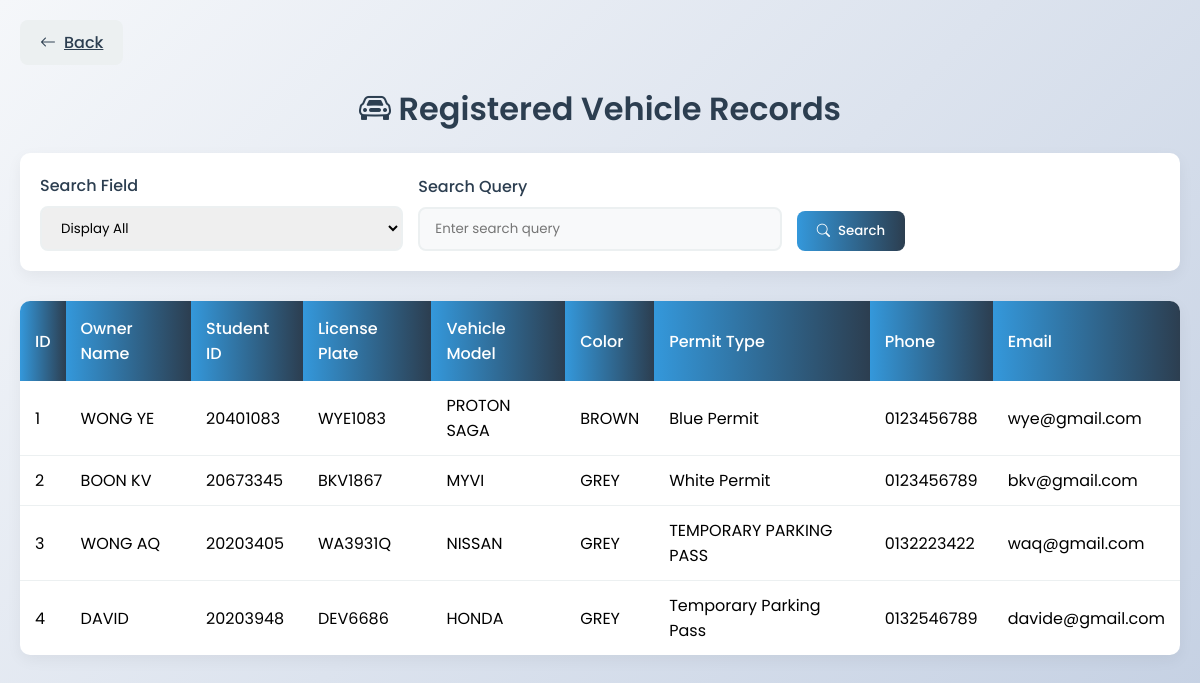
Screenshot of /website/authorized_vehicles.php with the database file from the repository.
### tables this page shows
CREATE TABLE `vehicle_registered_details` (
  `id` int(11) NOT NULL,
  `license_plate` varchar(20) NOT NULL,
  `owner_name` varchar(100) NOT NULL,
  `student_id` varchar(20) NOT NULL,
  `car_brand_model` varchar(100) NOT NULL,
  `car_colour` varchar(50) NOT NULL,
  `permit_type` varchar(50) NOT NULL,
  `phone_number` varchar(20) NOT NULL,
  `owner_email` varchar(100) NOT NULL
);

### website/authorized_vehicles.php (the view, shortened to what this page needs)
<?php
$servername = "localhost";
$username = "root";
$password = "";
$dbname = "campus_security_system";
$conn = new mysqli($servername, $username, $password, $dbname);
$searchField = isset($_GET['search_field']) ? $_GET['search_field'] : '';
$searchQuery = isset($_GET['search_query']) ? $_GET['search_query'] : '';
$sql = "SELECT id, owner_name, student_id, license_plate, car_brand_model, car_colour, permit_type, phone_number, owner_email FROM vehicle_registered_details WHERE 1=1";
$result = $conn->query($sql);
?>
<!DOCTYPE html>
<html lang="en">
<head>
    <link rel="stylesheet" href="https://cdn.jsdelivr.net/npm/bootstrap-icons@1.10.0/font/bootstrap-icons.css">
</head>
<body>
<div class="container">
    <a href="admin_main.php" class="btn btn-back">
        <i class="bi bi-arrow-left"></i> Back
    </a>
    <h1 class="page-header">
        <i class="bi bi-car-front"></i> Registered Vehicle Records
    </h1>
    <div class="search-container">
        <form method="GET" action="" class="search-form">
            <div class="form-group">
                <label class="form-label">Search Field</label>
                <select name="search_field" class="form-select" id="searchField">
                    <option value="all" <?= $searchField === 'all' || $searchField === '' ? 'selected' : '' ?>>Display All</option>
                </select>
            </div>
            <div class="form-group">
                <label class="form-label">Search Query</label>
                <input type="text" name="search_query" class="form-control"
                       placeholder="Enter search query"
                       value="<?= htmlspecialchars($searchQuery) ?>"
                       id="searchQuery"
                       <?= $searchField === 'all' || $searchField === '' ? 'disabled' : '' ?>>
            </div>
            <div class="form-group" style="align-self: flex-end;">
                <button type="submit" class="btn btn-primary">
                    <i class="bi bi-search"></i> Search
                </button>
            </div>
        </form>
    </div>
    <?php if ($result->num_rows > 0): ?>
        <div class="table-responsive">
            <table class="results-table">
                <thead>
                    <tr>
                        <th>ID</th>
                        <th>Owner Name</th>
                        <th>Student ID</th>
                        <th>License Plate</th>
                        <th>Vehicle Model</th>
                        <th>Color</th>
                        <th>Permit Type</th>
                        <th>Phone</th>
                        <th>Email</th>
                    </tr>
                </thead>
                <tbody>
                    <?php while($row = $result->fetch_assoc()): ?>
                        <tr>
                            <td><?= $row["id"] ?></td>
                            <td><?= strtoupper($row["owner_name"]) ?></td>
                            <td><?= $row["student_id"] ?></td>
                            <td><?= $row["license_plate"] ?></td>
                            <td><?= $row["car_brand_model"] ?></td>
                            <td><?= $row["car_colour"] ?></td>
                            <td><?= $row["permit_type"] ?></td>
                            <td><?= $row["phone_number"] ?></td>
                            <td><?= $row["owner_email"] ?></td>
                        </tr>
                    <?php endwhile; ?>
                </tbody>
            </table>
        </div>
    <?php endif; ?>
</div>
</body>
</html>

### website/authorized_vehicles.php (style rules this page uses)
:root { --primary-color: #2c3e50; --secondary-color: #3498db; --accent-color: #e74c3c; --light-color: #ecf0f1; --dark-color: #2c3e50; --success-color: #27ae60; --warning-color: #f39c12; --error-color: #e74c3c; }
* { margin: 0; padding: 0; box-sizing: border-box; font-family: 'Poppins', sans-serif; }
body { background: linear-gradient(135deg, #f5f7fa 0%, #c3cfe2 100%); min-height: 100vh; padding: 20px; }
.page-header { color: var(--primary-color); font-weight: 600; margin: 20px 0; text-align: center; }
.search-container { background: white; padding: 20px; border-radius: 10px; box-shadow: 0 5px 15px rgba(0,0,0,0.05); margin-bottom: 30px; }
.search-form { display: flex; flex-wrap: wrap; gap: 15px; align-items: center; }
.form-group { flex: 1; min-width: 200px; }
.form-label { display: block; margin-bottom: 8px; font-weight: 500; color: var(--primary-color); }
.form-control, .form-select { width: 100%; padding: 10px 15px; border: 2px solid var(--light-color); border-radius: 8px; transition: all 0.3s ease; }
.btn { padding: 10px 20px; border: none; border-radius: 8px; font-weight: 500; cursor: pointer; transition: all 0.3s ease; display: inline-flex; align-items: center; gap: 8px; }
.btn-primary { background: linear-gradient(90deg, var(--secondary-color), var(--primary-color)); color: white; }
.btn-back { background: var(--light-color); color: var(--primary-color); }
.results-table { width: 100%; border-collapse: separate; border-spacing: 0; background: white; border-radius: 10px; overflow: hidden; box-shadow: 0 5px 15px rgba(0,0,0,0.05); }
.results-table th { background: linear-gradient(90deg, var(--secondary-color), var(--primary-color)); color: white; padding: 15px; text-align: left; font-weight: 500; }
.results-table td { padding: 12px 15px; border-bottom: 1px solid var(--light-color); }
.results-table tr:last-child td { border-bottom: none; }
.form-control:disabled { background-color: #f8f9fa; color: #6c757d; cursor: not-allowed; }

### rows the page displays
vehicle_registered_details: id "1", owner_name "WONG YE", student "20401083", license_plate "WYE1083", car_brand_model "PROTON SAGA", car_colour "BROWN", permit_type "Blue Permit", phone_number "0123456788", owner_email "wye@gmail.com"
vehicle_registered_details: id "2", owner_name "BOON KV", student "20673345", license_plate "BKV1867", car_brand_model "MYVI", car_colour "GREY", permit_type "White Permit", phone_number "0123456789", owner_email "bkv@gmail.com"
vehicle_registered_details: id "3", owner_name "WONG AQ", student "20203405", license_plate "WA3931Q", car_brand_model "NISSAN", car_colour "GREY", permit_type "TEMPORARY PARKING PASS", phone_number "0132223422", owner_email "waq@gmail.com"
vehicle_registered_details: id "4", owner_name "DAVID", student "20203948", license_plate "DEV6686", car_brand_model "HONDA", car_colour "GREY", permit_type "Temporary Parking Pass", phone_number "0132546789", owner_email "davide@gmail.com"
